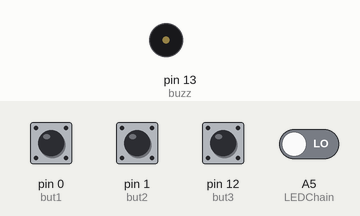
A sketch run on a simulated Arduino Uno, built with avr-gcc and run on an emulated ATmega328P. Parts: buzzer (waves = sounding). Inputs (shaded band) come from the test bench; at power-on: A5 (LEDChain), pin 0 (but1), pin 1 (but2), pin 12 (but3) LOW.

Above: at 1.7 s.
At 15.51 s:
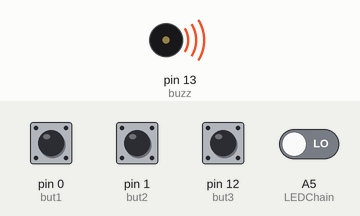
Timing chart, 0 to 17.7 s (numbered marks = the images above):
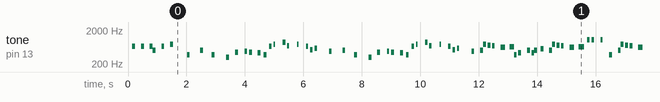

The sketch:

final.ino
```cpp
#include "newsound.h"
// anodes
int row[] = {6,7,8,9,10,11};
// cathodes
int col[] = {2,3,4,5};
//buzzer
int buzz = 13;
//buttons
int but1=0;
int but2=1;
int but3=12;


Note A(0,660,100, 150);
Note B(0,660,100,300);
Note C(0,660,100, 300);
Note D(1,510,100, 100);
Note E(0,660,100,300);
Note FF(2,770,100,300);
Note G(3,380,100,575);
Note H(4,510,100,450);
Note I(0,380,100,400);
Note J(1,320,100,500);
Note K(2,440,100,300);
Note L(3,480,80,330);
Note M(4,450,100,150);
Note N(5,430,100,300);
Note O(0,380,100,200);
Note P(1,660,80,200);
Note Q(2,760,50,150);
Note R(3,860,100,300);
Note S(0,700,80,150);
Note T(1,760,50,350);
Note U(0,660,80,300);
Note V(2,520,80,150);
Note W(3,580,80,150);
Note X(0,480,80,500);
Note Y(1,510,100,450);
Note Z(2,380,100,400);
Note AA(3,320,100,500);
Note BB(4,440,100,300);
Note CC(5,480,80,330);
Note DD(6,450,100,150);
Note EE(7,430,100,300);
Note FFF(8,380,100,200);
Note GG(0,660,80,200);
Note HH(2,760,50,150);
Note II(1,860,100,300);
Note JJ(3,700,80,150);
Note KK(4,760,50,350);
Note LL(5,660,80,300);
Note MM(0,520,80,150);
Note NN(1,580,80,150);
Note OO(2,480,80,500);
Note PP(6,500,100,300);
Note QQ(4,760,100,100);
Note RR(0,720,100,150);
Note SS1(2,680,100,150);
Note TT(3,620,150,300);
Note UU(4,650,150,300);
Note VV(0,380,100,150);
Note WW(9,430,100,150);
Note XX(2,500,100,300);
Note YY(3,430,100,150);
Note ZZ(0,500,100,100);
Note AAA(5,570,100,220);
Note BBB(1,500,100,300);
Note CCC(4,760,100,100);
Note DDD(0,720,100,150);
Note EEE(1,680,100,150);
Note FFFF(6,620,150,300);
Note GGG (8,650,200,300);
Note HHH(0,1020,80,300);
Note III(1,1020,80,150);
Note JJJ(2,1020,80,300);
Note KKK(3,380,100,300);
Note LLL(5,500,100,300);
Note MMM(7,760,100,100);
Note NNN(2,720,100,150);
Note OOO(3,680,100,150);
Note PPP(0,620,150,300);
Note QQQ(6,650,150,300);
Note RRR(9,380,100,150);
Note SSS(3,430,100,150);
Note TTT(0,500,100,300);
Note UUU(4,430,100,150);
Note VVV(5,500,100,100);
Note WWW(6,570,100,420);
Note XXX(7,585,100,450);
Note YYY(8,550,100,420);
Note ZZZ(9,500,100,360);


Note MarioSong[78]={A,B,C,D,E,FF,G,H,I,J,K,L,M,N,O,P,Q,R,S,T,U,V,W,X,Y,Z,AA,BB,CC,DD,EE,FFF,GG,HH,II,JJ,KK,LL,MM,NN,OO,PP,QQ,RR,SS1,TT,UU,VV,WW,XX,YY,ZZ,AAA,BBB,CCC,DDD,EEE,FFFF,GGG,HHH,III,JJJ,KKK,LLL,MMM,NNN,OOO,PPP,QQQ,RRR,SSS,TTT,UUU,VVV,WWW,XXX,YYY,ZZZ};


void setup()
{

  for (int i=0;i<6;i++)
  {
    pinMode(row[i], OUTPUT);
  }
  for (int i=0;i<4;i++)
  {
    pinMode(col[i], OUTPUT);
  }
  for(int i=0;i<6;i++)
  {
    for(int j=0;j<4;j++)
    {
      LEDOff(i,j);
    }
  }
  pinMode(buzz, OUTPUT);
  pinMode(but1, INPUT);
  pinMode(but2, INPUT);
  pinMode(but3, INPUT);
  pinMode(A5, INPUT);

}


void loop()
{
  int score= 0;
  int sum = 0;
  int listsize=78;


  //Read Sounds from list
  for(int i=0;i<listsize;i++)
  {
    int temp = ReadSound(MarioSong[i]);
    sum += temp;
  }
  sum -= 80;
  DisplayScore(sum);
  delay(7000);
  sum=0;

}

void DisplayScore(int score)
{

    if(score>0)
    {
      for(int i=0; i<4; i++)
            {
              LEDOn(5,i);
            }
    }
    if(score>20)
    {
      for(int i=0; i<4; i++)
            {
              LEDOn(4,i);
            }
    }
    if(score>35)
    {
      for(int i=0; i<4; i++)
            {
              LEDOn(3,i);
            }
    }
    if(score>50)
    {
      for(int i=0; i<4; i++)
            {
              LEDOn(2,i);
            }
    }
    if(score>55)
    {
      for(int i=0; i<4; i++)
            {
              LEDOn(1,i);
            }
    }
    if(score>60)
    {
      for(int i=0; i<4; i++)
            {
              LEDOn(0,i);
            }
    }
  }


int ReadSound(Note song)
{
  int score;
  int note;
  note = song.getnote();
  int note_delay;
  note_delay = song.getdel();
  int frequency;
  frequency = song.getf();
  int duration;
  duration = song.getdur();


  switch(note)
  {
    case 0: score = LEDChain(0, 0, note_delay, frequency, duration);
            break;
    case 1: score = LEDChain(1, 1, note_delay, frequency, duration);
            break;
    case 2: score = LEDChain(2, 2, note_delay, frequency, duration);
            break;
    case 3: score = LEDChain(3, 3, note_delay, frequency, duration);
            break;
    case 4: score = LEDChain(0, 1, note_delay, frequency, duration);
            break;
    case 5: score = LEDChain(0, 2, note_delay, frequency, duration);
            break;
    case 6: score = LEDChain(0, 3, note_delay, frequency, duration);
            break;
    case 7: score = LEDChain(1, 2, note_delay, frequency, duration);
            break;
    case 8: score = LEDChain(1, 3, note_delay, frequency, duration);
            break;
    case 9: score = LEDChain(2, 3, note_delay, frequency, duration);
            break;
    case 10: delay(500); //if nothing, delay before next sound check


  }
  return score;
}

int LEDChain(int col1, int col2, int note_delay, int frequency, int duration) //light column one after the other
{
  int tempsum = 0;
  if(col1 == col2)
  {
     for(int i=0;i<6;i++)
      {
        LEDOn(i,col1);
        delay(note_delay/6);
        LEDOff(i,col1);
      }


  }
  if(col1 != col2)
  {
    for(int i=0;i<6;i++)
      {
        LEDOn(i,col1);
        LEDOn(i,col2);
        delay(note_delay/6);
        LEDOff(i,col1);
        LEDOff(i,col2);
      }
  }
  if(col1==0&&digitalRead(but1)==HIGH)
  {
    tempsum++;
  }
  if(col1==1&&digitalRead(but2)==HIGH)
  {
    tempsum++;
  }
  if(col1==2&&digitalRead(but3)==HIGH)
  {
    tempsum++;
  }
  if(col1==3&&digitalRead(A5)==HIGH)
  {
    tempsum++;
  }
  if(col2==0&&digitalRead(but1)==HIGH)
  {
    tempsum++;
  }
  if(col2==1&&digitalRead(but2)==HIGH)
  {
    tempsum++;
  }
  if(col2==2&&digitalRead(but3)==HIGH)
  {
    tempsum++;
  }
  if(col2==3&&digitalRead(A5)==HIGH)
  {
    tempsum++;
  }
  tone(buzz,frequency,duration);
  return tempsum;
}

void LEDOff(int i, int j)//turn specific led in matrix off
{
  digitalWrite(row[i], LOW);
  digitalWrite(col[j], HIGH);
}

void LEDOn(int i, int j)//turn specific led in matrix on
{
  digitalWrite(row[i], HIGH);
  digitalWrite(col[j], LOW);
}
```

newsound.cpp
```cpp
#include "newsound.h"

using namespace std;

Note::Note()
{

}

Note::Note(int notes, int f, int dur, int del)
{
 frequency=f;
 duration=dur;
 time_delay=del;
 note=notes;
}

int Note::getf()
{
  return frequency;
}
int Note::getdel()
{
  return time_delay;
}
int Note::getdur()
{
  return duration;
}
int Note::getnote()
{
  return note;
}

/*
const Note& Note::operator=(const Note& j)
{
  if(&j != this)
  {
    for(int i = 0; i<4; i++)
    {
      ptr[i]=j[i];
    }
  }
  return *this;
}

int Note::operator[](int sub) const//overloaded subscript operator (nonconstant objects)
{

  if (sub < 0 || sub >= 4) //check if subscript position, in the array, exists
  {
    return 0;
  }
  return ptr[sub]; //returns the int within that position of the array
}

*/

Note::~Note()
{

}
```

newsound.h
```cpp
#ifndef NOTE_H_
#define NOTE_H_

class Note
{
  protected:

    int frequency;
    int duration;
    int time_delay;
    int note;

  public:
    Note();
    Note(int,int,int,int);
    virtual ~Note();
    int getf();
    int getdel();
    int getdur();
    int getnote();
    //const Note& operator=(const Note&);
    //int operator[](int) const;

/*
    void setHz(int);
    int getHz();

    void setDuration(int);
    int getDuration(int);


    void operator=(const Note&);
*/
};
#endif
/*
#define NOTE_B0  660   // 0
#define NOTE_C1  510   // 1
#define NOTE_CS1 770  // 2
#define NOTE_D1  380  //3
#define NOTE_DS1 320  //4
#define NOTE_E1  440  //5
#define NOTE_F1  480   //6
#define NOTE_FS1 450   //7
#define NOTE_G1  430   //8
#define NOTE_GS1 760  //9
*/
```

Measured:
- by itself, tone on pin 13 (buzz): plays 660 Hz for 0.10 s, 660 Hz for 0.10 s, 660 Hz for 0.10 s, 510 Hz for 0.10 s, 660 Hz for 0.10 s, 770 Hz for 0.10 s … (390 notes in this stretch)
